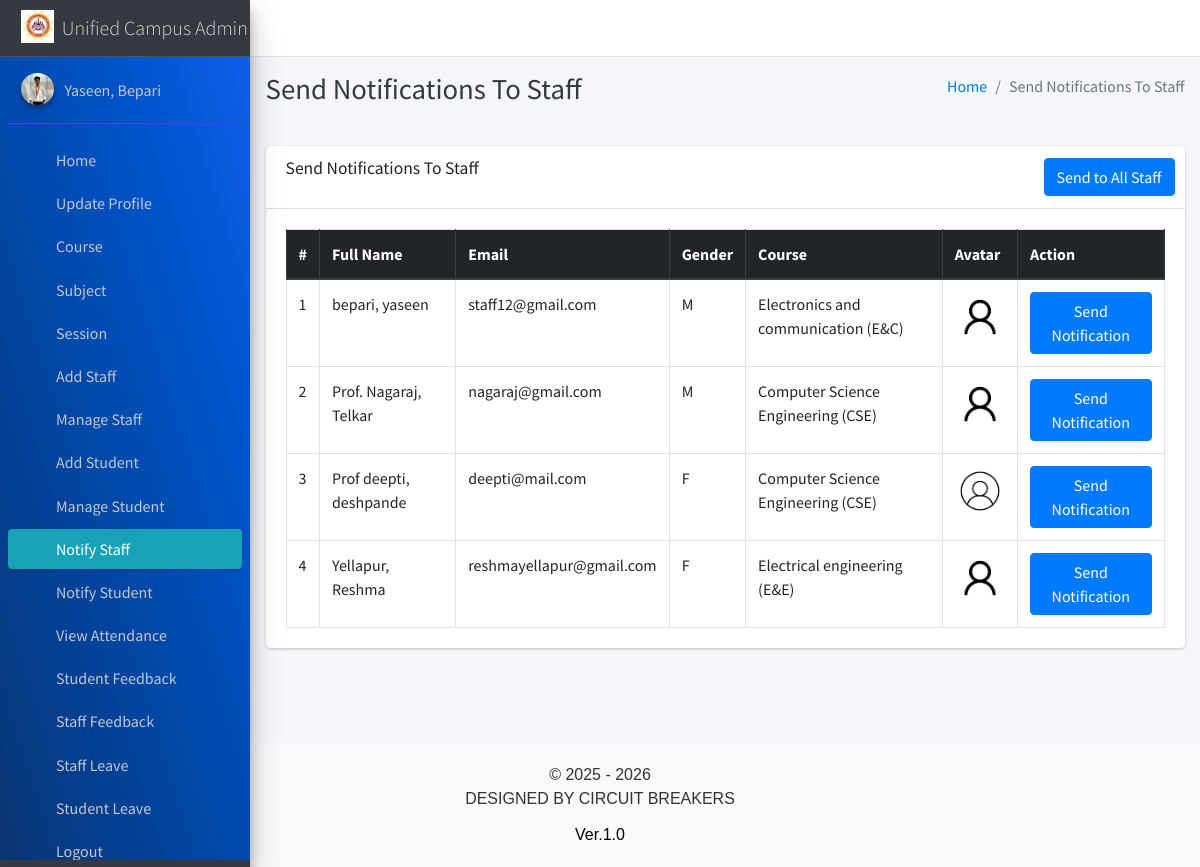
The page /admin_notify_staff (signed in) on the database its author committed.
### main_app/models.py (models this page shows, shortened)
class CustomUser(AbstractUser):
    USER_TYPE = ((1, "HOD"), (2, "Staff"), (3, "Student"))
    GENDER = [("M", "Male"), ("F", "Female")]
    username = None  # Removed username, using email instead
    email = models.EmailField(unique=True)
    user_type = models.CharField(default='1', choices=USER_TYPE, max_length=1)
    gender = models.CharField(max_length=1, choices=GENDER)
    profile_pic = models.ImageField()
    address = models.TextField()
    fcm_token = models.TextField(default="")  # For firebase notifications
    created_at = models.DateTimeField(auto_now_add=True)
    updated_at = models.DateTimeField(auto_now=True)
    USERNAME_FIELD = "email"
    REQUIRED_FIELDS = []
    objects = CustomUserManager()
    def __str__(self):
        return self.last_name + ", " + self.first_name

class Staff(models.Model):
    course = models.ForeignKey(Course, on_delete=models.DO_NOTHING, null=True, blank=False)
    admin = models.OneToOneField(CustomUser, on_delete=models.CASCADE)

class Course(models.Model):
    name = models.CharField(max_length=120)
    created_at = models.DateTimeField(auto_now_add=True)
    updated_at = models.DateTimeField(auto_now=True)

### main_app/hod_views.py (the view)
# urls.py: path("admin_notify_staff", hod_views.admin_notify_staff,
def admin_notify_staff(request):
    staff = CustomUser.objects.filter(user_type=2)
    context = {
        'page_title': "Send Notifications To Staff",
        'allStaff': staff
    }
    return render(request, "hod_template/staff_notification.html", context)

### main_app/templates/hod_template/staff_notification.html (shortened to what this page needs)
{% extends 'main_app/base.html' %}
{% load static %}
{% block page_title %}{{page_title}}{% endblock page_title %}
{% block content %}
<section class="content">
    <div class="container-fluid">
        <div class="row">
            <div class="col-md-12">
                <div class="card">
                    <div class="card-header">
                        <h3 class="card-title">{{page_title}}</h3>
                        <div class="card-tools">
                            <button type="button" data-toggle="modal" data-target="#myModalAll" class="btn btn-primary">Send to All Staff</button>
                        </div>
                    </div>
                    <div class="card-body">
                        <table id="example2" class="table table-bordered table-hover">
                            <thead class="thead-dark">
                                <tr>
                                    <th>#</th>
                                    <th>Full Name</th>
                                    <th>Email</th>
                                    <th>Gender</th>
                                    <th>Course</th>
                                    <th>Avatar</th>
                                    <th>Action</th>
                                </tr>
                            </thead>
                            <tbody>
                                {% for staff in allStaff %}
                                <tr>
                                    <td>{{ forloop.counter }}</td>
                                    <td>{{staff.last_name}}, {{staff.first_name}}</td>
                                    <td>{{staff.email}}</td>
                                    <td>{{staff.gender}}</td>
                                    <td>{{staff.staff.course.name}}</td>
                                    <td>
                                        {% if staff.profile_pic == ""  %}
                                        No Image
                                        {% else %}
                                        <img class="img img-fluid mb-2" height="56" width="56"
                                            src="{{staff.profile_pic}}" alt="">
                                        {% endif %}
                                    </td>
                                    <td><button data-toggle = "modal" data-target = "#myModal"class="btn btn-primary show_notification" value="{{staff.id}}">Send Notification</button>
                                    </td>
                                </tr>
                                {% endfor %}
                            </tbody>
                        </table>
                    </div>
                </div>
            </div>
        </div>
    </div>
</section>
{% endblock content %}

### main_app/templates/main_app/sidebar_template.html (shortened to what this page needs)
{% load static %}
<aside class="main-sidebar sidebar-dark-info elevation-4">
    {% if request.user.user_type == '1' %}
    <a href="{% url 'admin_home' %}" class="brand-link">
        <img src="{% static 'dist/img/agm logo.jpg' %} " alt="AGMR LOGO"
            class="brand-image " >
        <span class="brand-text font-weight-light" >Unified Campus Admin Panel</span>
    </a>
    <div class="sidebar" style="background-image: linear-gradient(to right top, #0b3574, #033f91, #004aae, #0054cc, #125eeb);">
        <div class="user-panel mt-3 pb-3 mb-3 d-flex">
            <div class="image">
                <img src="{{ request.user.profile_pic}}" class="img-circle elevation-2" alt="User Image">
            </div>
            <div class="info">
                <a href="#" class="d-block">{{user}}</a>
            </div>
        </div>
        <nav class="mt-2">
            <ul class="nav nav-pills nav-sidebar flex-column" data-widget="treeview" role="menu" data-accordion="false">
                <li class="nav-item">
                    {% url 'admin_home' as admin_home %}
                    <a href="{{admin_home}}" class="nav-link {% if admin_home == request.path %} active {% endif %}">
                        <i class="nav-icon fas fa-home"></i>
                        <p>
                            Home
                        </p>
                    </a>
                </li>
                <li class="nav-item">
                    {% url 'admin_view_profile' as admin_view_profile %}
                    <a href="{{admin_view_profile}}"
                        class="nav-link {% if admin_view_profile == request.path %} active {% endif %}">
                        <i class="nav-icon fas fa-address-card"></i>
                        <p>
                            Update Profile
                        </p>
                    </a>
                </li>
                <li class="nav-item has-treeview">
                    <a href="#" class="nav-link" >
                        <i class="nav-icon fas fa-bookmark"></i>
                        <p>
                            Course
                            <i class="fas fa-angle-left right"></i>
                        </p>
                    </a>
                </li>
                <li class="nav-item has-treeview">
                    <a href="#" class="nav-link">
                        <i class="nav-icon fas fa-book"></i>
                        <p>
                            Subject
                            <i class="fas fa-angle-left right"></i>
                        </p>
                    </a>
                </li>
                <li class="nav-item has-treeview">
                    <a href="#" class="nav-link">
                        <i  class="nav-icon fas fa-clock"></i>
                        <p>
                            Session
                            <i class="fas fa-angle-left right"></i>
                        </p>
                    </a>
                </li>
                <li class="nav-item">
                    {% url 'add_staff' as add_staff %}
                    <a href="{{add_staff}}" class="nav-link {% if add_staff == request.path %} active {% endif %}">
                        <i class="nav-icon fas fa-user-plus"></i>
                        <p>
                            Add Staff
                        </p>
                    </a>
                </li>
                <li class="nav-item">
                    {% url 'manage_staff' as manage_staff %}
                    {% url 'edit_staff' staff_id as edit_staff %}
                    <a href="{{manage_staff}}"
                        class="nav-link {% if manage_staff == request.path or request.path == edit_staff %} active {% endif %}">
                        <i class="nav-icon fas fa-th"></i>
                        <p>
                            Manage Staff
                        </p>
                    </a>
                </li>
                <li class="nav-item">
                    {% url 'add_student' as add_student%}
                    <a href="{{add_student}}" class="nav-link  {% if add_student == request.path %} active {% endif %}">
                        <i class="nav-icon fas fa-user-plus"></i>
                        <p>
                            Add Student
                        </p>
                    </a>
                </li>
                <li class="nav-item">
                    {% url 'manage_student' as manage_student %}
                    {% url 'edit_student' student_id as edit_student %}
                    <a href="{{manage_student}}"
                        class="nav-link  {% if edit_student == request.path or manage_student == request.path %} active {% endif %}">
                        <i class="nav-icon fas fa-th"></i>
                        <p>
                            Manage Student
                        </p>
                    </a>
                </li>
                <li class="nav-item">
                    {% url 'admin_notify_staff' as admin_notify_staff %}
                    <a href="{{admin_notify_staff}}"
                        class="nav-link {% if admin_notify_staff == request.path %} active {% endif %}">
                        <i class="nav-icon fas fa-bullhorn"></i>
                        <p>
                            Notify Staff
                        </p>
                    </a>
                </li>
                <li class="nav-item">
                    {% url 'admin_notify_student' as admin_notify_student %}
                    <a href="{{admin_notify_student}}"
                        class="nav-link {% if admin_notify_student == request.path %} active {% endif %}">
                        <i class="nav-icon fas fa-bullhorn"></i>
                        <p>
                            Notify Student
                        </p>
                    </a>
                </li>
                <li class="nav-item">
                    {% url 'admin_view_attendance' as admin_view_attendance %}
                <li class="nav-item">
                    <a href="{{admin_view_attendance}}"
                        class="nav-link  {% if admin_view_attendance == request.path %} active {% endif %}">
                        <i class="nav-icon fas fa-calendar-alt"></i>
                        <p>
                            View Attendance
                        </p>
                    </a>
                </li>
                <li class="nav-item">
                    {% url 'student_feedback_message' as student_feedback_message %}
                    <a href="{{ student_feedback_message }}"
                        class="nav-link  {% if student_feedback_message == request.path %} active {% endif %}">
                        <i class="nav-icon fas fa-comment-alt"></i>
                        <p>
                            Student Feedback
                        </p>
                    </a>
                </li>
                <li class="nav-item">
                    {% url 'staff_feedback_message' as staff_feedback_message %}
                    <a href="{{staff_feedback_message}}"
                        class="nav-link   {% if staff_feedback_message == request.path %} active {% endif %}">
                        <i  class="nav-icon fas fa-comment"></i>
                        <p>
                            Staff Feedback
                        </p>
                    </a>
                </li>
                <li class="nav-item">
                    {% url 'view_staff_leave' as view_staff_leave %}
                    <a href="{{view_staff_leave}}"
                        class="nav-link  {% if view_staff_leave == request.path %} active {% endif %}">
                        <i  class="nav-icon fas fa-check-double"></i>
                        <p>
                            Staff Leave
                        </p>
                    </a>
                </li>
                <li class="nav-item">
                    {% url 'view_student_leave' as view_student_leave %}
                    <a href="{% url 'view_student_leave' %}"
                        class="nav-link  {% if view_student_leave == request.path %} active {% endif %}">
                        <i  class="nav-icon fas fa-check-double"></i>
                        <p>
                            Student Leave
                        </p>
                    </a>
                </li>
                                        {% endif %}
                                        <li class="nav-item">
                                            <a href="{% url 'user_logout' %}"
                                                onclick="return confirm('Your session would be terminated.\n\nProceed?')"
                                                class="nav-link">
                                                <i  style="color: #ff0000"  class="nav-icon fas fa-power-off"></i>
                                                <p>
                                                    Logout
                                                </p>
                                            </a>
                                        </li>
                                    </ul>
                                </nav>
                            </div>
</aside>

### rows shown on the page
CustomUser: last_name+first_name "Yaseen, Bepari"
CustomUser: last_name "bepari", first_name "yaseen", email "staff12@gmail.com", gender "M", staff.course.name "Electronics and communication (E&C)", profile_pic (picture)
CustomUser: last_name "Prof. Nagaraj", first_name "Telkar", email "nagaraj@gmail.com", gender "M", staff.course.name "Computer Science Engineering (CSE)", profile_pic (picture)
CustomUser: last_name "Prof deepti", first_name "deshpande", email "deepti@mail.com", gender "F", staff.course.name "Computer Science Engineering (CSE)", profile_pic (picture)
CustomUser: last_name "Yellapur", first_name "Reshma", email "reshmayellapur@gmail.com", gender "F", staff.course.name "Electrical engineering (E&E)", profile_pic (picture)

### other values the page prints
{{ page_title }} "Send Notifications To Staff"
